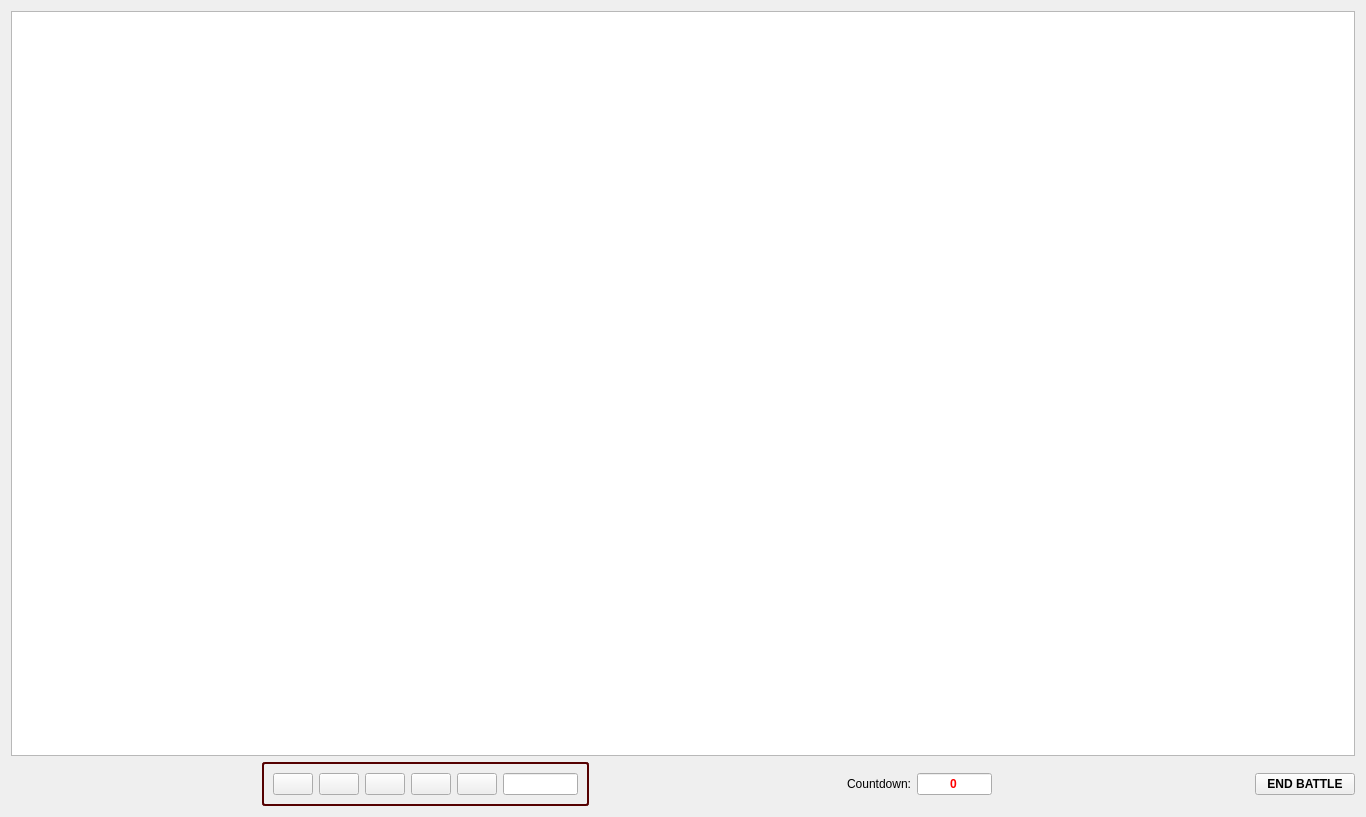
<?xml version="1.0" encoding="UTF-8"?>
<ui version="4.0">
 <class>BattleDialog</class>
 <widget class="QDialog" name="BattleDialog">
  <property name="geometry">
   <rect>
    <x>0</x>
    <y>0</y>
    <width>1366</width>
    <height>817</height>
   </rect>
  </property>
  <property name="sizePolicy">
   <sizepolicy hsizetype="MinimumExpanding" vsizetype="MinimumExpanding">
    <horstretch>0</horstretch>
    <verstretch>0</verstretch>
   </sizepolicy>
  </property>
  <property name="windowTitle">
   <string>DMHelper Battle View</string>
  </property>
  <property name="styleSheet">
   <string notr="true">background-image: url(:/img/data/parchment.jpg);</string>
  </property>
  <layout class="QGridLayout" name="gridLayout">
   <item row="1" column="2">
    <spacer name="horizontalSpacer_3">
     <property name="orientation">
      <enum>Qt::Horizontal</enum>
     </property>
     <property name="sizeHint" stdset="0">
      <size>
       <width>40</width>
       <height>20</height>
      </size>
     </property>
    </spacer>
   </item>
   <item row="1" column="3">
    <layout class="QHBoxLayout" name="horizontalLayout_6">
     <item>
      <widget class="QLabel" name="label_4">
       <property name="text">
        <string>Countdown:</string>
       </property>
      </widget>
     </item>
     <item>
      <widget class="QLineEdit" name="edtCountdown">
       <property name="sizePolicy">
        <sizepolicy hsizetype="Preferred" vsizetype="Fixed">
         <horstretch>0</horstretch>
         <verstretch>0</verstretch>
        </sizepolicy>
       </property>
       <property name="maximumSize">
        <size>
         <width>75</width>
         <height>16777215</height>
        </size>
       </property>
       <property name="font">
        <font>
         <weight>75</weight>
         <bold>true</bold>
        </font>
       </property>
       <property name="styleSheet">
        <string notr="true">color: #ff0000;</string>
       </property>
       <property name="text">
        <string>0</string>
       </property>
       <property name="alignment">
        <set>Qt::AlignCenter</set>
       </property>
      </widget>
     </item>
    </layout>
   </item>
   <item row="1" column="6">
    <widget class="QPushButton" name="btnEndBattle">
     <property name="minimumSize">
      <size>
       <width>100</width>
       <height>0</height>
      </size>
     </property>
     <property name="font">
      <font>
       <weight>75</weight>
       <bold>true</bold>
      </font>
     </property>
     <property name="text">
      <string>END BATTLE</string>
     </property>
     <property name="autoDefault">
      <bool>false</bool>
     </property>
    </widget>
   </item>
   <item row="0" column="0" colspan="7">
    <layout class="QHBoxLayout" name="horizontalLayout_7">
     <item>
      <widget class="BattleDialogGraphicsView" name="graphicsView">
       <property name="sizePolicy">
        <sizepolicy hsizetype="MinimumExpanding" vsizetype="MinimumExpanding">
         <horstretch>0</horstretch>
         <verstretch>0</verstretch>
        </sizepolicy>
       </property>
       <property name="dragMode">
        <enum>QGraphicsView::RubberBandDrag</enum>
       </property>
      </widget>
     </item>
    </layout>
   </item>
   <item row="1" column="5">
    <spacer name="horizontalSpacer_2">
     <property name="orientation">
      <enum>Qt::Horizontal</enum>
     </property>
     <property name="sizeHint" stdset="0">
      <size>
       <width>200</width>
       <height>20</height>
      </size>
     </property>
    </spacer>
   </item>
   <item row="1" column="1">
    <widget class="QGroupBox" name="groupBox">
     <property name="styleSheet">
      <string notr="true">QGroupBox { 
border: 2px solid gray; 
border-radius: 3px; 
border-color: rgb(85, 0, 0);
color: rgb(85, 0, 0);
 } </string>
     </property>
     <property name="title">
      <string/>
     </property>
     <layout class="QHBoxLayout" name="horizontalLayout_9">
      <item>
       <widget class="QPushButton" name="btnZoomIn">
        <property name="text">
         <string/>
        </property>
        <property name="icon">
         <iconset resource="resources.qrc">
          <normaloff>:/img/data/icon_zoomin.png</normaloff>:/img/data/icon_zoomin.png</iconset>
        </property>
        <property name="autoDefault">
         <bool>false</bool>
        </property>
       </widget>
      </item>
      <item>
       <widget class="QPushButton" name="btnZoomOut">
        <property name="text">
         <string/>
        </property>
        <property name="icon">
         <iconset resource="resources.qrc">
          <normaloff>:/img/data/icon_zoomout.png</normaloff>:/img/data/icon_zoomout.png</iconset>
        </property>
        <property name="autoDefault">
         <bool>false</bool>
        </property>
       </widget>
      </item>
      <item>
       <widget class="QPushButton" name="btnZoomFit">
        <property name="text">
         <string/>
        </property>
        <property name="icon">
         <iconset resource="resources.qrc">
          <normaloff>:/img/data/icon_zoomfit.png</normaloff>:/img/data/icon_zoomfit.png</iconset>
        </property>
        <property name="autoDefault">
         <bool>false</bool>
        </property>
       </widget>
      </item>
      <item>
       <widget class="QPushButton" name="btnZoomSelect">
        <property name="text">
         <string/>
        </property>
        <property name="icon">
         <iconset resource="resources.qrc">
          <normaloff>:/img/data/icon_zoomselect.png</normaloff>:/img/data/icon_zoomselect.png</iconset>
        </property>
        <property name="checkable">
         <bool>true</bool>
        </property>
        <property name="autoDefault">
         <bool>false</bool>
        </property>
       </widget>
      </item>
      <item>
       <widget class="QPushButton" name="btnDistance">
        <property name="text">
         <string/>
        </property>
        <property name="icon">
         <iconset resource="resources.qrc">
          <normaloff>:/img/data/distance.png</normaloff>:/img/data/distance.png</iconset>
        </property>
        <property name="checkable">
         <bool>true</bool>
        </property>
        <property name="autoDefault">
         <bool>false</bool>
        </property>
       </widget>
      </item>
      <item>
       <widget class="QLineEdit" name="edtDistance">
        <property name="enabled">
         <bool>true</bool>
        </property>
        <property name="sizePolicy">
         <sizepolicy hsizetype="MinimumExpanding" vsizetype="Fixed">
          <horstretch>0</horstretch>
          <verstretch>0</verstretch>
         </sizepolicy>
        </property>
        <property name="minimumSize">
         <size>
          <width>75</width>
          <height>0</height>
         </size>
        </property>
        <property name="maximumSize">
         <size>
          <width>75</width>
          <height>16777215</height>
         </size>
        </property>
        <property name="font">
         <font>
          <weight>75</weight>
          <bold>true</bold>
         </font>
        </property>
        <property name="styleSheet">
         <string notr="true"/>
        </property>
        <property name="alignment">
         <set>Qt::AlignCenter</set>
        </property>
        <property name="readOnly">
         <bool>true</bool>
        </property>
       </widget>
      </item>
     </layout>
    </widget>
   </item>
   <item row="1" column="0">
    <spacer name="horizontalSpacer">
     <property name="orientation">
      <enum>Qt::Horizontal</enum>
     </property>
     <property name="sizeHint" stdset="0">
      <size>
       <width>40</width>
       <height>20</height>
      </size>
     </property>
    </spacer>
   </item>
  </layout>
 </widget>
 <customwidgets>
  <customwidget>
   <class>BattleDialogGraphicsView</class>
   <extends>QGraphicsView</extends>
   <header>battledialoggraphicsview.h</header>
  </customwidget>
 </customwidgets>
 <resources>
  <include location="resources.qrc"/>
 </resources>
 <connections/>
</ui>
